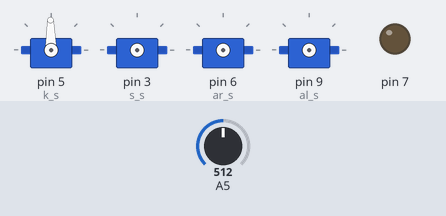
The sketch below on a simulated Arduino Uno, built with avr-gcc and run on an emulated ATmega328P. On the bench: 4 × servo, output pins drawn as LEDs (lit = HIGH). The inputs (shaded band) are chosen by the test bench; at power-on: A5 = 512. What the sketch prints to the serial monitor is not drawn.

Above: at 0.2 s.
At 4.7 s:
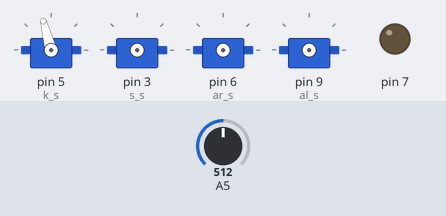
At 9.9 s:
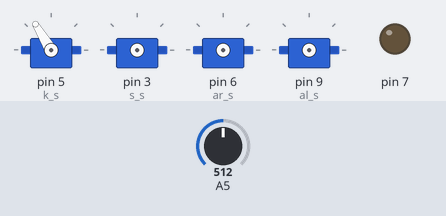
At 20.1 s:
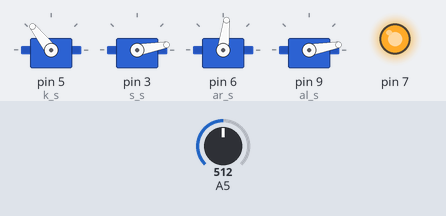
At 32.34 s:
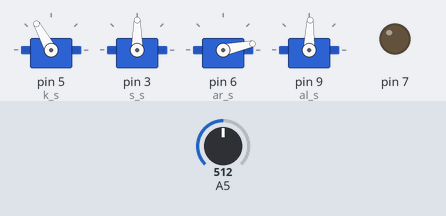
At 33.4 s:
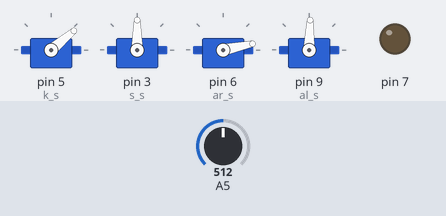
Timing chart, 0 to 34.9 s (numbered marks = the images above):
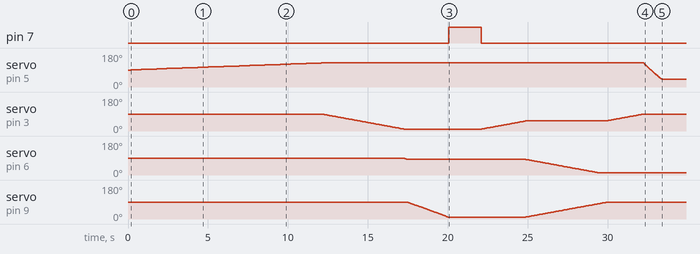

Measured:
- by itself, pin 7: HIGH → LOW at 22.1 s
- by itself, servo on pin 5 (k_s): rises from 90° to 128° in 11.9 s, then falls to 40° in 21.3 s
- by itself, servo on pin 6 (ar_s): moves from 90° to 12° over 12.1 s

The sketch:

bibiru_main.ino
```cpp
#include <VarSpeedServo.h>

#define Rtone0 300//50//基準
#define Rtone1 270//66//止
#define Rtone2 285//50//足
#define Rtone3 300//80//腕
#define Rtone4 315//100//頭
#define Rtone5 330//110//箱

#define Wait1 2000
#define Wait2 2000
#define Wait3 2000
#define Wait4 2000
#define Wait5 2000

VarSpeedServo s_s;
VarSpeedServo k_s;
VarSpeedServo ar_s;
VarSpeedServo al_s;

float oto = 0;
float oto2 = 0;
int hf=0;
float ot[21];
void setup() {

  Serial.begin(9600) ;          // パソコン(ArduinoIDE)とシリアル通信の準備を行う

  pinMode(7, OUTPUT);//足：歩行DC

  ADCSRA = ADCSRA & 0xf8;
  ADCSRA = ADCSRA | 0x04;

  k_s.attach(5);//蓋閉開38-128
  k_s.write(128, 2, true);

  s_s.attach(3);//昇降//0-53-90
  s_s.write(10, 10, true);

  ar_s.attach(6);//右腕　サーボ//12-83
  ar_s.write(83, 20, true);

  al_s.attach(9);//左腕　サーボ//88-10 閉－開
  al_s.write(10, 20, true);

  digitalWrite(7, HIGH);
  delay(2000);
}

void bb() {
  while (oto >= Rtone1) {
      digitalWrite(7, LOW);
      while (oto >= Rtone2) { //足
          s_s.write(53, 10, true);

          while (oto >= Rtone3) { //腕
              ar_s.write(12, 10, false);
              al_s.write(88, 10, true);

              while (oto >= Rtone4) { //頭
                  s_s.write(90, 10, true);

                  while(oto>=Rtone5){//蓋
                      hf++;
                      k_s.write(40, 50, true);
                      if (delays(Wait5, 5))continue;
                      //delay(2000);
                      k_s.write(120, 10, true);
                      if(hf>2){
                          while(hf>0){
                              hf--;
                              k_s.write(40, 100, true);
                              k_s.write(120, 100, true);
                          }
                      }
                      break;
                  }//5

                  if (oto < Rtone5) {if (delays(Wait4, 4))continue;}
                  //delay(2000);
                  s_s.write(53, 100, true);
                  break;
              }//4

              if (oto < Rtone4) {        if (delays(Wait3, 3))continue;      }
              //delay(2000);
              ar_s.write(83, 80, false);
              al_s.write(10, 80, true);
              break;
          }//3

          if (oto < Rtone3) {      if (delays(Wait2, 2))continue;    }
          //delay(2000);
          s_s.write(10, 60, true);
          break;
      }//2

      if (oto < Rtone2) {    if (delays(Wait1, 1))continue;  }
      //delay(2000);
      digitalWrite(7, HIGH);
      break;
  }
}
int delays(long wait, int lb) {
  uint32_t st = millis();
  wait += st;
  oto2=0;
  while ((wait > millis())) {
      Serial.print(oto2 = analogRead(5));

       switch (lb) {
          case 1:
                if ((oto2 >= Rtone1) ){oto=oto2;return 1;}  break;
          case 2:
                if ((oto2 >= Rtone2) ){oto=oto2; return 1;} break;
           case 3:
                if ((oto2 >= Rtone3)){oto=oto2;return 1;} break;
          case 4:
                if ((oto2 >= Rtone4) ){oto=oto2;return 1;}  break;
        case 5:
                if ((oto2 >= Rtone5) ){oto=oto2;return 1; } break;
     }

   }

   return 0;
}
void loop() {
  /*
    uint32_t StartTime=millis();
    for(int i=0; i<10000; i++) { oto=analogRead(5);   }  uint32_t EndTime=millis();
    Serial.println(EndTime-StartTime);
  */
  Serial.println(oto = analogRead(5)); // アナログ５番ピン読込み値を表示する
  if (oto > Rtone1) { //停止
    Serial.print(oto); Serial.print(" ");
    Serial.print(ot[0] = analogRead(5)); Serial.print(" ");
    Serial.print(ot[1] = analogRead(5)); Serial.print(" ");
    Serial.print(ot[2] = analogRead(5)); Serial.print(" ");
    Serial.print(ot[3] = analogRead(5)); Serial.print(" ");
    Serial.print( ot[4] = analogRead(5)); Serial.print(" ");
    Serial.print( ot[5] = analogRead(5)); Serial.print(" ");
    Serial.print( ot[6] = analogRead(5)); Serial.print(" ");
    Serial.print( ot[7] = analogRead(5)); Serial.print(" ");
    Serial.print( ot[8] = analogRead(5)); Serial.print(" ");
    Serial.print( ot[9] = analogRead(5)); Serial.print(" ");
    Serial.print(ot[10] = analogRead(5)); Serial.print(" ");

    ot[10] = ot[0] + ot[1] + ot[2] + ot[3] + ot[4] + ot[5] + ot[6] + ot[7] + ot[8] + ot[9] + oto;
    oto=ot[10]/11;
    Serial.println(oto);
    bb();
    delay(500);
  }

}
```
